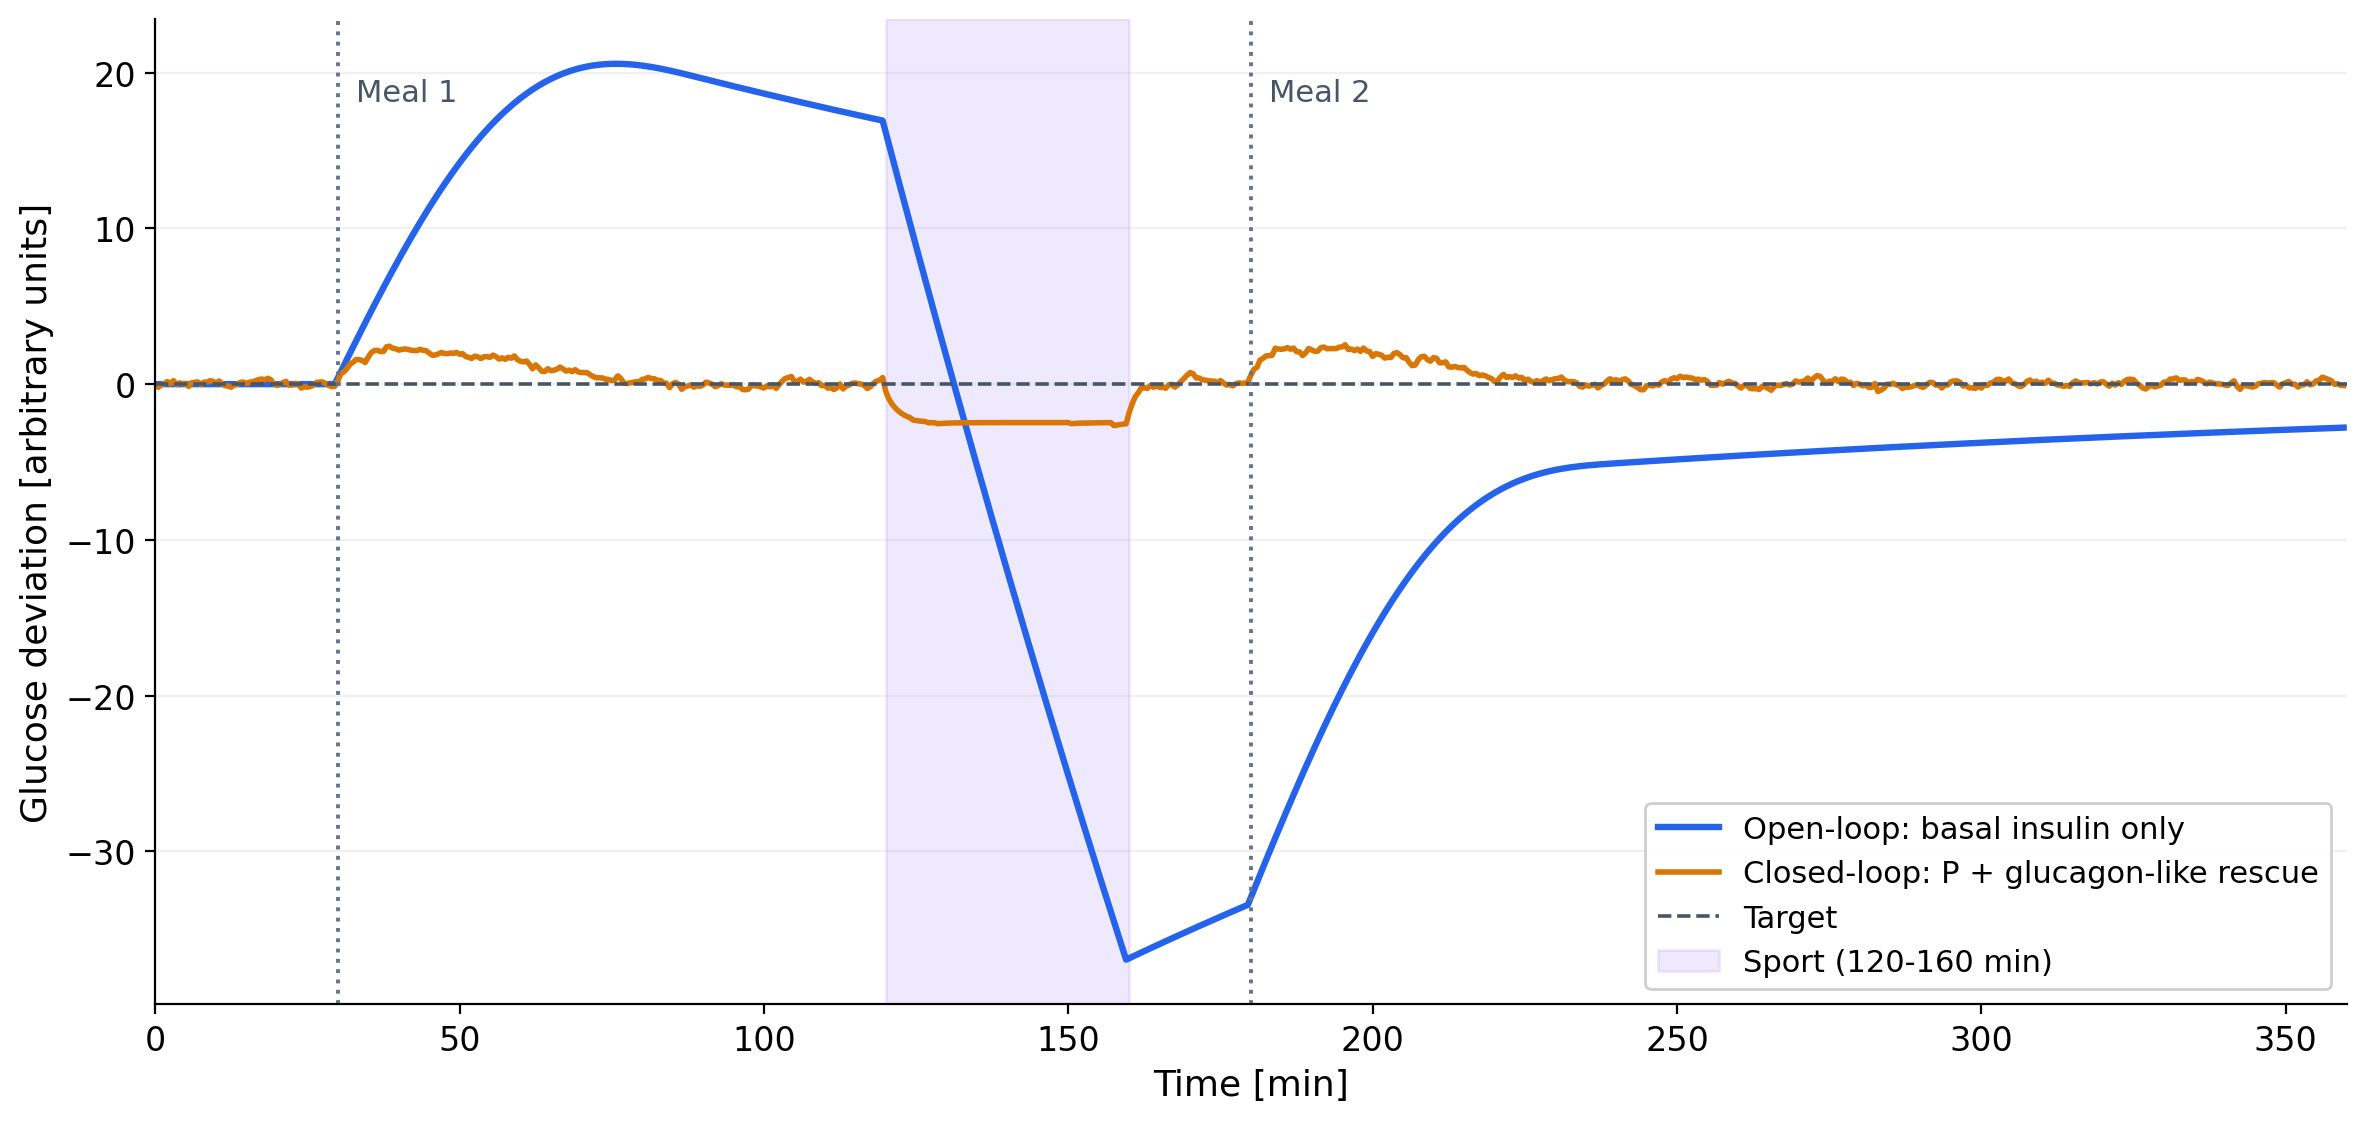

This figure's Python source:
"""Generate the static artificial-pancreas figure for notebook 04.1, Section 1.2.1.

Run with Python and NumPy/Matplotlib installed. The PNG is saved beside this file.
This is a simplified teaching model, not a physiological or dosing model.
"""
from pathlib import Path

import matplotlib
matplotlib.use("Agg")
import matplotlib.pyplot as plt
import numpy as np


def main():
    # ---------- parameters ----------
    Tsim = 360.0          # total time [min]
    dt   = 0.5
    t    = np.arange(0, Tsim, dt)

    Tg = 200.0             # relaxation of glucose deviation toward baseline [min]
    k_ins = 0.8           # how strongly insulin lowers glucose (positive)
    r = 0.0               # target deviation

    # "glucagon-like" rescue term
    k_gluc = 0.4          # bigger -> stronger recovery from hypoglycemia

    # events
    t_meal1   = 30.0
    meal1_amp = 0.8
    meal1_duration = 60.0  # finite glucose absorption window [min]

    t_sport_start = 120.0
    t_sport_end   = 160.0
    sport_amp     = -1.4   # sport consumes glucose

    t_meal2   = 180.0
    meal2_amp = 0.8
    meal2_duration = 60.0

    # ---------- noise model ----------
    np.random.seed(1)
    noise_std = 0.8     # standard deviation of measurement noise

    # ---------- storage ----------
    x_ol = np.zeros_like(t)    # open loop glucose (true)
    x_cl = np.zeros_like(t)    # closed loop glucose (true)
    u_cl = np.zeros_like(t)    # control signal (insulin)

    # ---------- controller ----------
    u_basal = 0.5
    g_basal = k_ins*u_basal  # background glucose supply balances basal insulin
    Kp = 0.4  # proportional gain; no integral or derivative action

    # ---------- disturbance model ----------
    def meal_absorption(tk, start, duration, amplitude, rapid_onset=False):
        # Finite absorption window; immediate onset for both meals.
        elapsed = tk - start
        if 0.0 <= elapsed <= duration:
            if rapid_onset:
                # Idealized rapid absorption: a step in input, then a smooth fade.
                return amplitude * np.cos(0.5 * np.pi * elapsed / duration)**2
            return amplitude * np.sin(np.pi * elapsed / duration)
        return 0.0

    def exercise_effect(tk):
        # Extra glucose consumption applies only during the sport interval.
        if t_sport_start <= tk < t_sport_end:
            return sport_amp
        return 0.0

    # ---------- simulate ----------
    for k in range(1, len(t)):
        tk = t[k]
        d = (meal_absorption(tk, t_meal1, meal1_duration, meal1_amp, rapid_onset=True)
             + meal_absorption(tk, t_meal2, meal2_duration, meal2_amp, rapid_onset=True)
             + exercise_effect(tk))

        # --- open loop (no feedback, no glucagon) ---
        xdot_ol = -(1.0/Tg)*x_ol[k-1] + g_basal + d - k_ins*u_basal
        x_ol[k] = x_ol[k-1] + dt*xdot_ol

        # --- closed loop (P + glucagon-like) ---
        epsilon_t = np.random.normal(0, noise_std)  # additive sensor noise
        y_meas = x_cl[k-1] + epsilon_t

        e = y_meas - r
        # Insulin lowers glucose, so a positive glucose deviation increases delivery.
        u = u_basal + Kp*e
        u = max(0.0, u)
        u_cl[k] = u

        gluc = k_gluc * max(0.0, -x_cl[k-1])

        xdot_cl = -(1.0/Tg)*x_cl[k-1] + g_basal + d - k_ins*u + gluc
        x_cl[k] = x_cl[k-1] + dt*xdot_cl

    # ---------- plot ----------
    plt.rcParams.update({"font.size": 12, "axes.titlesize": 17, "axes.labelsize": 13})
    fig, ax = plt.subplots(figsize=(12, 5.8))
    ax.plot(t, x_ol, color="#2563eb", linewidth=2.3, label="Open-loop: basal insulin only")
    ax.plot(t, x_cl, color="#d97706", linewidth=2.0, label="Closed-loop: P + glucagon-like rescue")
    ax.axhline(0.0, color="#475569", linestyle="--", linewidth=1.3, label="Target")
    ax.axvspan(t_sport_start, t_sport_end, color="#8b5cf6", alpha=0.13, label="Sport (120-160 min)")
    for start, label in [(t_meal1, "Meal 1"), (t_meal2, "Meal 2")]:
        ax.axvline(start, color="#64748b", linestyle=":", linewidth=1.4)
        ax.text(start + 3, 0.94, label, transform=ax.get_xaxis_transform(),
                va="top", color="#475569", fontsize=11)
    ax.set(xlabel="Time [min]", ylabel="Glucose deviation [arbitrary units]",
           xlim=(0, Tsim))
    ax.grid(axis="y", alpha=0.18)
    ax.spines[["top", "right"]].set_visible(False)
    ax.legend(loc="lower right", frameon=True, facecolor="white",
              framealpha=0.95, fontsize=11)
    fig.tight_layout()
    output = Path(__file__).with_suffix(".png")
    fig.savefig(output, dpi=200, facecolor="white", bbox_inches="tight")
    plt.close(fig)
    print(f"Saved {output}")


if __name__ == "__main__":
    main()
